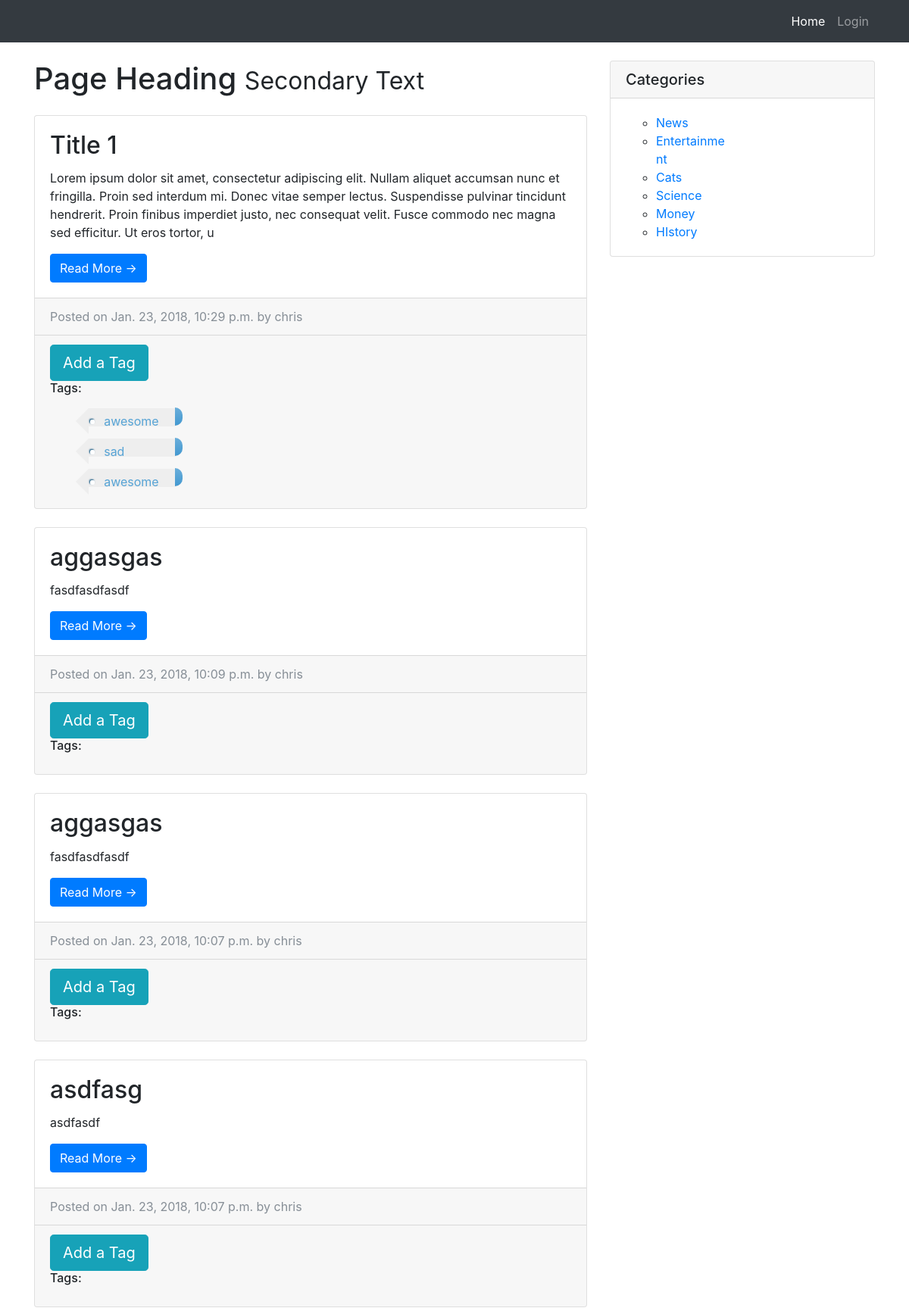
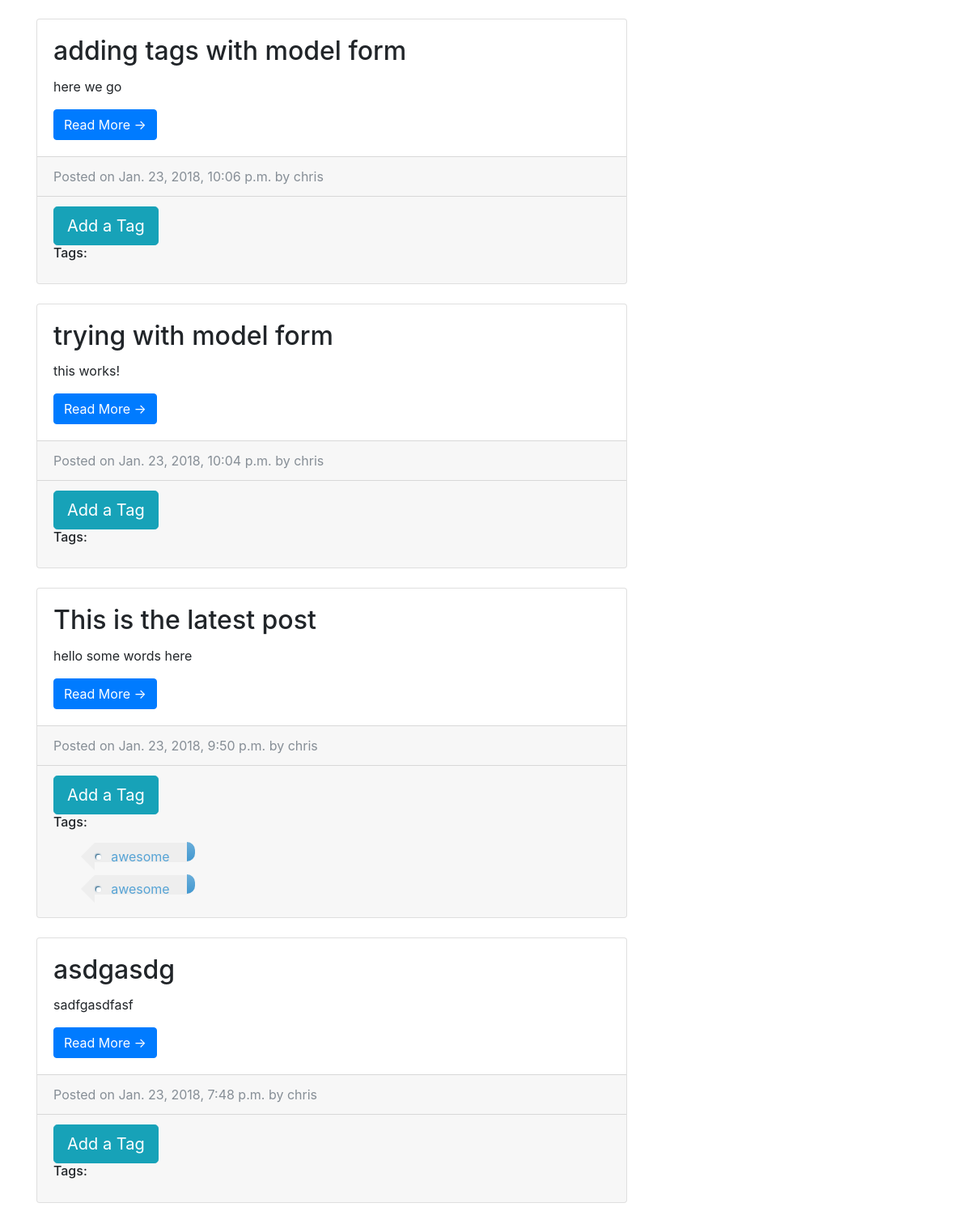
The page / (upper part) on the database its author committed (2 pictures, top to bottom).
### blog/models.py (models this page shows, shortened)
class Blog(models.Model):
    title = models.CharField(max_length=255)
    author = models.ForeignKey(User, related_name='blogs', on_delete=models.CASCADE)
    date = models.DateTimeField(auto_now_add=True)
    content = models.TextField()
    slug = models.SlugField(blank=True, null=True, unique=True)
    category = models.ForeignKey('Category', default=1, related_name='blogs', on_delete=models.SET_DEFAULT)
    def grab_blurb(self):
        return self.content[:300]
    class Meta:
        ordering = ['-pk']

class TagBlog(models.Model):
    tag = models.ForeignKey('Tag', on_delete=models.CASCADE, related_name='blogs')
    blog = models.ForeignKey('Blog', on_delete=models.CASCADE, related_name='tags')
    def count_tags(self):
        return TagBlog.objects.filter(tag__slug=self.tag.slug, blog__slug=self.blog.slug).count()

class Tag(models.Model):
    name = models.CharField(max_length=50)
    slug = models.SlugField(blank=True, null=True, unique=True)

class Category(models.Model):
    name = models.CharField(max_length=50)
    slug = models.SlugField(blank=True, null=True, unique=True)
    class Meta:
        verbose_name_plural = 'Categories'

### blog/views.py (the view)
# urls.py: 2. Add a URL to urlpatterns:  path('', views.home, name='home')
def home(request):
    blog_list = Blog.objects.all()
    cat = Category.objects.all()
    return render(request, 'blog/home.html', {'blogs': blog_list, 'cat': cat})

### blog/templatetags/blog_tags.py (called while the page is built)
@register.simple_tag
def category_list():
    cat = Category.objects.all()
    html = render_to_string('blog/_category_list.html', {'cat': cat})
    return mark_safe(html)

### blog/templates/blog/home.html (shortened to what this page needs)
{% extends 'base.html' %}
{% load blog_tags %}
{% block content %}
    <div class="row">
        <div class="col-md-8">
            <h1 class="my-4">Page Heading
                <small>Secondary Text</small>
            </h1>
            {% for b in blogs %}
                <div class="card mb-4">
                    <div class="card-body">
                        <h2 class="card-title">{{ b.title }}</h2>
                        <p class="card-text">{{ b.grab_blurb }}</p>
                        <a href="{% url 'single_blog_view' b.category.slug b.slug %}" class="btn btn-primary">Read More
                            &rarr;</a>
                    </div>
                    <div class="card-footer text-muted">
                        Posted on {{ b.date }} by {{ b.author.username }}
                    </div>
                    <div class="card-footer">
                        <button data-slug="{{ b.slug }}" class="addTag btn btn-info btn-lg" type="button"
                                data-toggle="modal" data-target="#myModal" onclick="callModal('{{ b.slug }}')">Add a Tag
                        </button>
                        <h6>Tags:</h6>
                    <ul class="posttags">
                        {% for t in b.tags.all %}
                            <li><a href="#">{{ t.tag.name }} <span>{{ t.count_tags}}</span></a></li>
                        {% endfor %}
                    </ul>
                    </div>
                </div>
            {% endfor %}
        </div>
        {% include '_side_bar.html' %}
    </div>
{% endblock %}

### blog/templates/blog/_category_list.html
<ul>
    {% for c in cat %}
        <li>
            <a href="{% url 'category_list' c.slug %}">{{ c.name }}</a>
        </li>
    {% endfor %}
</ul>

### blog/static/blog/css/blog-home.css (style rules this page uses)
body { padding-top: 54px; }
@media (min-width: 992px) { body { padding-top: 56px; } }

### blog/templates/base.html (style rules this page uses)
.posttags { list-style: none; }
.posttags li { background: #eee; border-radius: 0 20px 20px 0; display: block; height: 24px; line-height: 24px; margin: 1em 0.7em; padding: 5px 5px 5px 20px; position: relative; text-align: left; width: 124px; }
.posttags li a { color: #56a3d5; display: block; }
.posttags li:before { content: ""; float: left; position: absolute; top: 0; left: -17px; width: 0; height: 0; border-color: transparent #eee transparent transparent; border-style: solid; border-width: 17px 17px 17px 0; }
.posttags li:after { content: ""; position: absolute; top: 15px; left: 2px; float: left; width: 6px; height: 6px; -moz-border-radius: 2px; -webkit-border-radius: 2px; border-radius: 2px; background: #fff; box-shadow: -1px -1px 2px #004977; }
.posttags li span { background: #56a3d5; border-color: #3591cd #318cc7 #2f86be; background-image: -webkit-linear-gradient(top, #6aaeda, #4298d0); background-image: -moz-linear-gradient(top, #6aaeda, #4298d0); background-image: -o-linear-gradient(top, #6aaeda, #4298d0); background-image: linear-gradient(to bottom, #6aaeda, #4298d0); border-radius: 0 20px 20px 0; color: transparent; display: inline-block; height: 24px; line-height: 24px; padding: 5px; width: 0; position: absolute; text-align: center; top: -1px; right: 0; -webkit-transition: width 0.3s ease-out; -moz-transition: width 0.3s ease-out; -o-transition: width 0.3s ease-out; transition: width 0.3s ease-out; }
.posttags:after, .posttags:before { box-sizing: inherit; }

### rows shown on the page
Blog: title "Title 1", grab_blurb "Lorem ipsum dolor sit amet, consectetur adipiscing elit. Nullam aliquet accumsan nunc et fringilla. Proin sed interdum mi. Donec vitae semper lectus. Suspendisse pulvinar tincidunt hendrerit. Proin finibus imperdiet justo, nec consequat velit. Fusce commodo nec magna sed efficitur. Ut eros tortor, u", date "Jan. 23, 2018, 10:29 p.m.", author.username "chris"
TagBlog: tag.name "awesome"
TagBlog: tag.name "sad"
TagBlog: tag.name "awesome"
Blog: title "aggasgas", grab_blurb "fasdfasdfasdf", date "Jan. 23, 2018, 10:09 p.m.", author.username "chris"
Blog: title "aggasgas", grab_blurb "fasdfasdfasdf", date "Jan. 23, 2018, 10:07 p.m.", author.username "chris"
Blog: title "asdfasg", grab_blurb "asdfasdf", date "Jan. 23, 2018, 10:07 p.m.", author.username "chris"
Blog: title "adding tags with model form", grab_blurb "here we go", date "Jan. 23, 2018, 10:06 p.m.", author.username "chris"
Blog: title "trying with model form", grab_blurb "this works!", date "Jan. 23, 2018, 10:04 p.m.", author.username "chris"
Blog: title "This is the latest post", grab_blurb "hello some words here", date "Jan. 23, 2018, 9:50 p.m.", author.username "chris"
TagBlog: tag.name "awesome"
TagBlog: tag.name "awesome"
Blog: title "asdgasdg", grab_blurb "sadfgasdfasf", date "Jan. 23, 2018, 7:48 p.m.", author.username "chris"
Category: name "News"
Category: name "Entertainment"
Category: name "Cats"
Category: name "Science"
Category: name "Money"
Category: name "HIstory"
